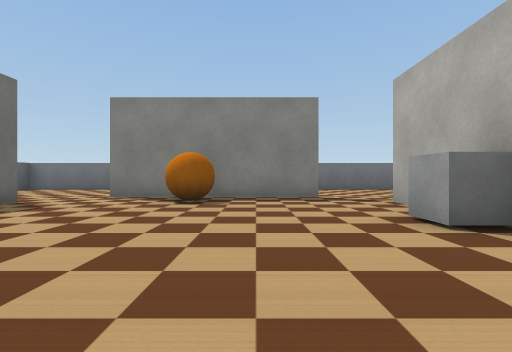
view 1 (above)

16 first-person views from a walk through a world built for the Webots simulator. The camera is 0.51 m above the floor, looks level and sees 85° across. The floor is counted in squares, 1 m on a side. Each view is taken from the middle of a square. On the plan, view 1 faces up. The plan holds only what a view shows up to about 9 squares ahead; the rest is blank. Simple shapes and patterns stand in for the simulator's stock objects.

view 2
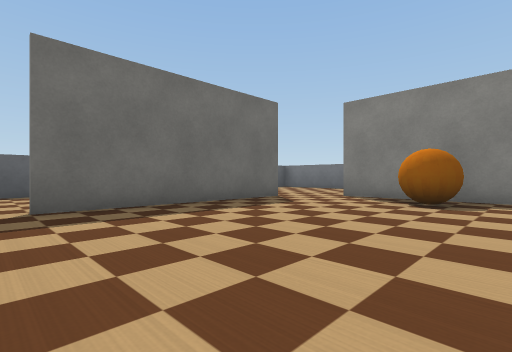

view 3
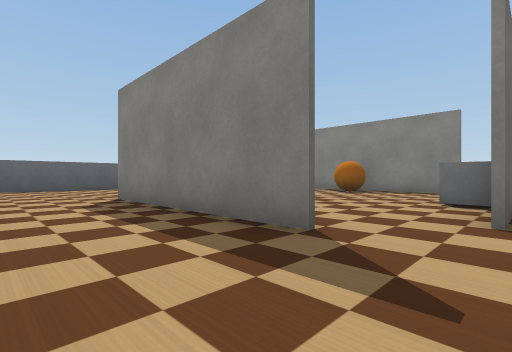

view 4
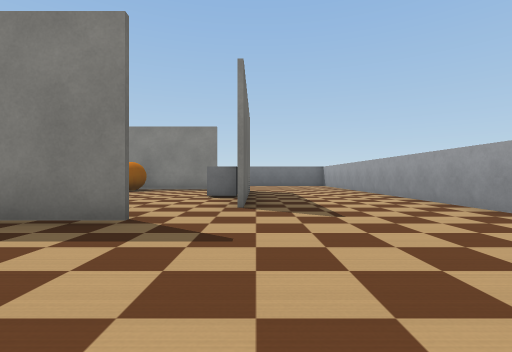

view 5
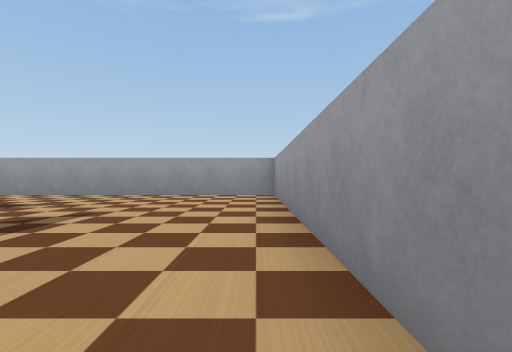

view 6
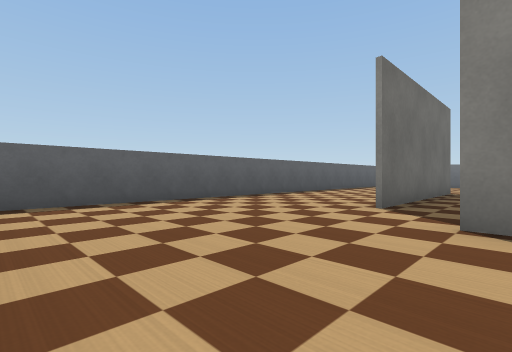

view 7
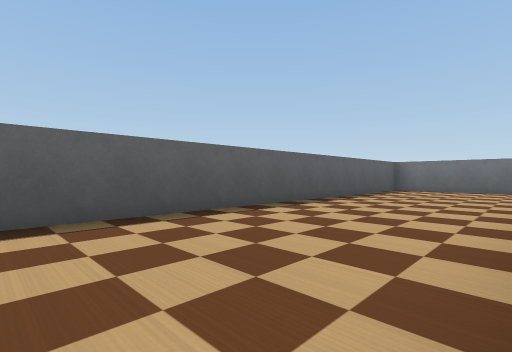

view 8
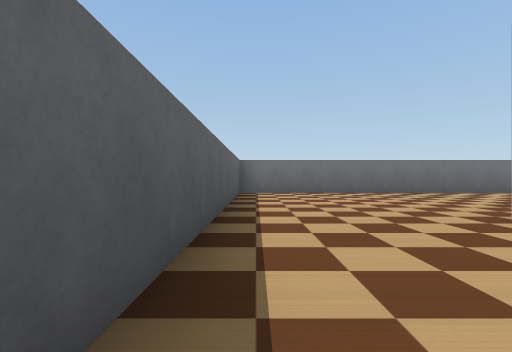

view 9
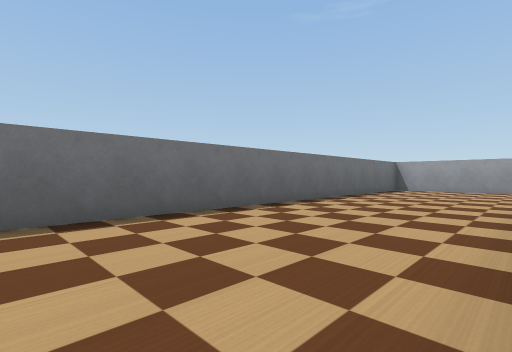

view 10
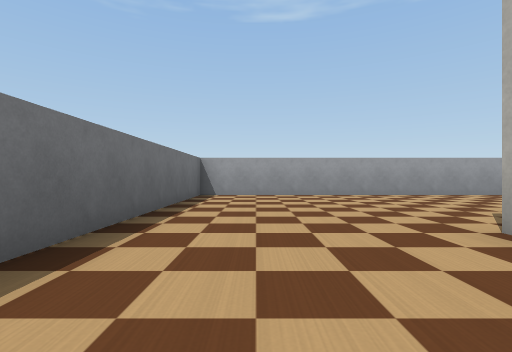

view 11
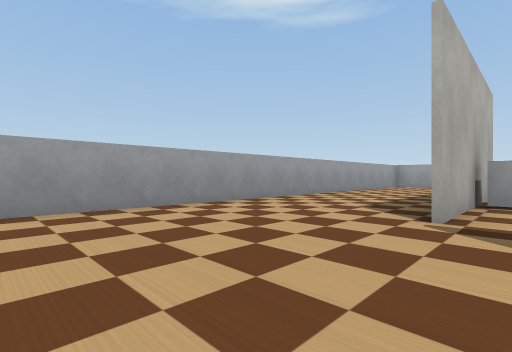

view 12
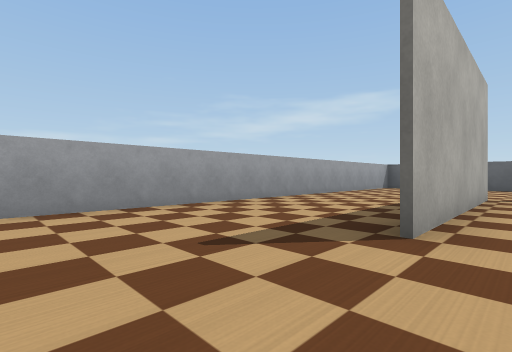

view 13
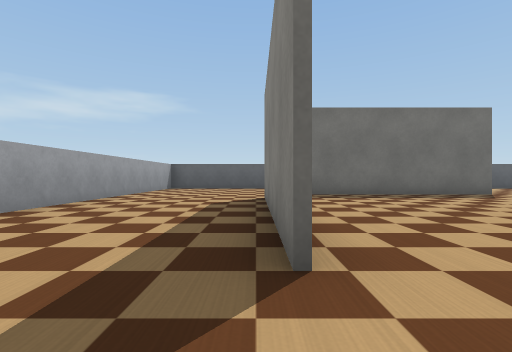

view 14
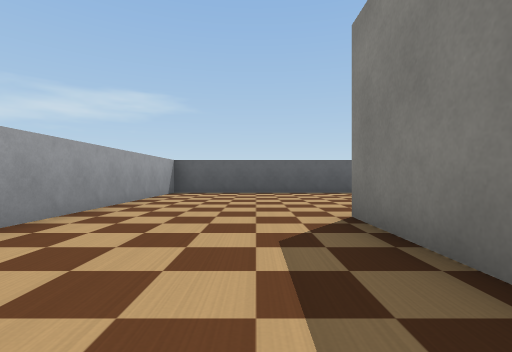

view 15
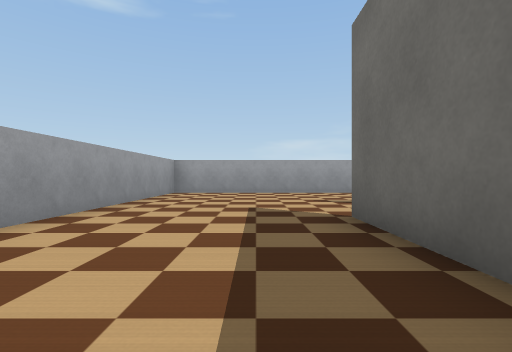

view 16
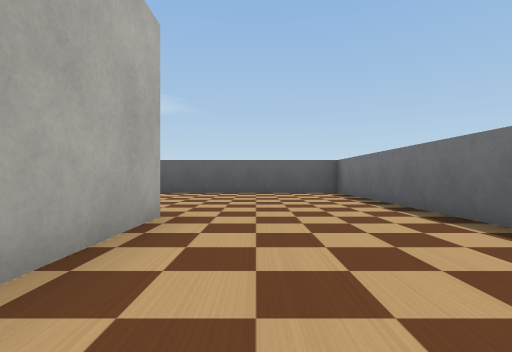

### Floor plan
Ten units are one square. View 1 is at (0, 0); x grows to the right and y downward. Boxes are objects, and circles mark ways between rooms. Rooms are numbered by the first view taken in them; rooms with no view inside come last. Other rooms are left out.
<svg viewBox="-90 -110 160 160">
<path fill="none" stroke="#000" d="M27 -15 27 -55M-47 -55 -47 -5M-35 7 15 7M15 -67 -35 -67M15 8 -35 8M28 -42 28 -5M65 45 65 -105 -85 -105 -85 45 65 45M-35 -68 -13 -68"/>
<rect x="-25" y="-65" width="20" height="20" fill="#bbb"><title>ball</title></rect>
<rect x="15" y="-35" width="10" height="10" fill="#bbb"><title>grey box</title></rect>
<circle cx="-40" cy="0" r="3" fill="#2a7"/>
<circle cx="-47" cy="-70" r="3" fill="#2a7"/>
<circle cx="20" cy="-5" r="3" fill="#2a7"/>
<circle cx="25" cy="-65" r="3" fill="#2a7"/>
<text x="-10" y="-30">1</text>
<text x="20" y="-10">2</text>
</svg>
Room 1 opens to room 2.

Where each view was taken, in squares from view 1:
view 1: 0 up, 0 right, facing up
view 2: 0 up, 0 right, facing up-left
view 3: 3 down, 3 right, facing up-left
view 4: 4 down, 3 right, facing up
view 5: 4 down, 1 left, facing right
view 6: 4 down, 3 left, facing up-left
view 7: 0 up, 5 left, facing up-left
view 8: 2 up, 8 left, facing up
view 9: 7 up, 4 left, facing up-right
view 10: 9 up, 1 left, facing right
view 11: 9 up, 2 right, facing down-right
view 12: 0 up, 4 right, facing down-left
view 13: 1 down, 3 right, facing left
view 14: 2 down, 0 right, facing left
view 15: 4 up, 4 right, facing down
view 16: 8 up, 0 right, facing left
